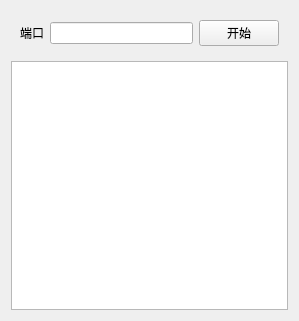
<?xml version="1.0" encoding="UTF-8"?>
<ui version="4.0">
 <class>Widget</class>
 <widget class="QWidget" name="Widget">
  <property name="geometry">
   <rect>
    <x>0</x>
    <y>0</y>
    <width>299</width>
    <height>321</height>
   </rect>
  </property>
  <property name="windowTitle">
   <string>Widget</string>
  </property>
  <layout class="QVBoxLayout" name="verticalLayout">
   <item>
    <widget class="QWidget" name="widget" native="true">
     <layout class="QHBoxLayout" name="horizontalLayout">
      <item>
       <widget class="QLabel" name="portLabel">
        <property name="text">
         <string>端口</string>
        </property>
       </widget>
      </item>
      <item>
       <widget class="QLineEdit" name="portEdit"/>
      </item>
      <item>
       <widget class="QPushButton" name="startBtn">
        <property name="text">
         <string>开始</string>
        </property>
       </widget>
      </item>
     </layout>
    </widget>
   </item>
   <item>
    <widget class="QTextBrowser" name="textBrowser"/>
   </item>
  </layout>
 </widget>
 <resources/>
 <connections/>
</ui>
